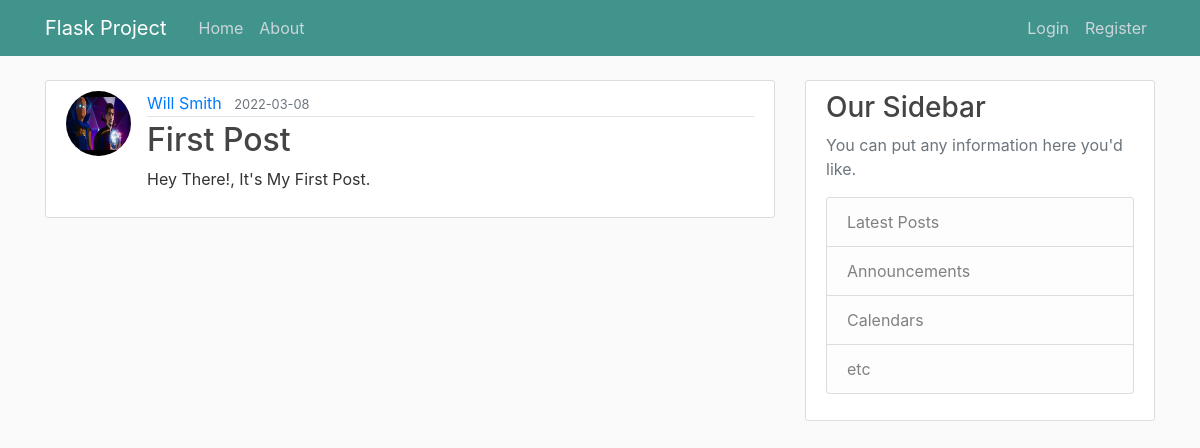
/post/1, run on an earlier commit of the app's database.
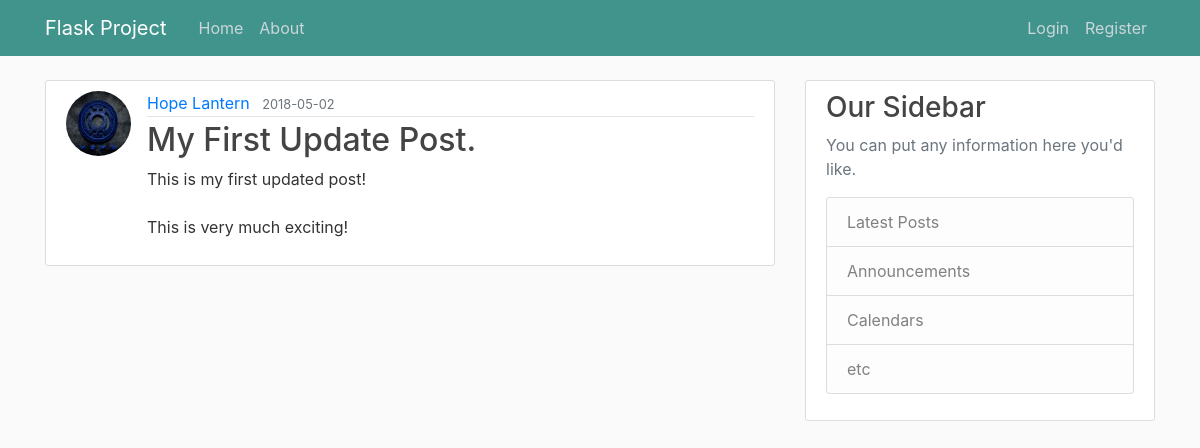
And on a later commit of the database.
### flaskproject/models.py (models this page shows, shortened)
class User(db.Model, UserMixin):
    id = db.Column(db.Integer, primary_key=True)
    username = db.Column(db.String(20), unique=True, nullable=False)
    email = db.Column(db.String(120), unique=True, nullable=False)
    image_file = db.Column(db.String(20), nullable=False,
                           default='default.jpg')
    password = db.Column(db.String(20), nullable=False)
    posts = db.relationship('Post', backref='author', lazy=True)

class Post(db.Model):
    id = db.Column(db.Integer, primary_key=True)
    title = db.Column(db.String(100), nullable=False)
    date_posted = db.Column(db.DateTime, nullable=False,
                            default=datetime.utcnow)
    content = db.Column(db.Text, nullable=False)
    user_id = db.Column(db.Integer, db.ForeignKey('user.id'), nullable=False)

### flaskproject/routes.py (the view)
@app.route("/post/<int:post_id>")
def post(post_id):
    post = Post.query.get_or_404(post_id)
    return render_template('post.html', title=post.title, post=post)

### flaskproject/templates/post.html (shortened to what this page needs)
{% extends 'layout.html' %}
{% block content %}
      <article class="media content-section">
        <img class="rounded-circle article-img" src="{{ url_for('static',filename='profile_pics/' + post.author.image_file) }}">
        <div class="media-body">
          <div class="article-metadata">
            <a class="mr-2" href="{{ url_for('user_posts', username=post.author.username) }}">{{ post.author.username }}</a>
            <small class="text-muted">{{ post.date_posted.strftime('%Y-%m-%d') }}</small>
          </div>
          <h2 class="article-title">{{ post.title }}</h2>
          <p class="article-content">{{ post.content }}</p>
        </div>
      </article>
{% endblock content %}

What changed in the data, as far as the page shows it:
no longer on this page (row edited): User: image_file (picture), author.username "Will Smith"
now on this page (row edited): User: image_file (picture), author.username "Hope Lantern"
changed Post: date_posted "2022-03-08" → "2018-05-02"; title "First Post" → "My First Update Post."; content "Hey There!, It's My First Post." → "This is my first updated post! This is very much exciting!"
